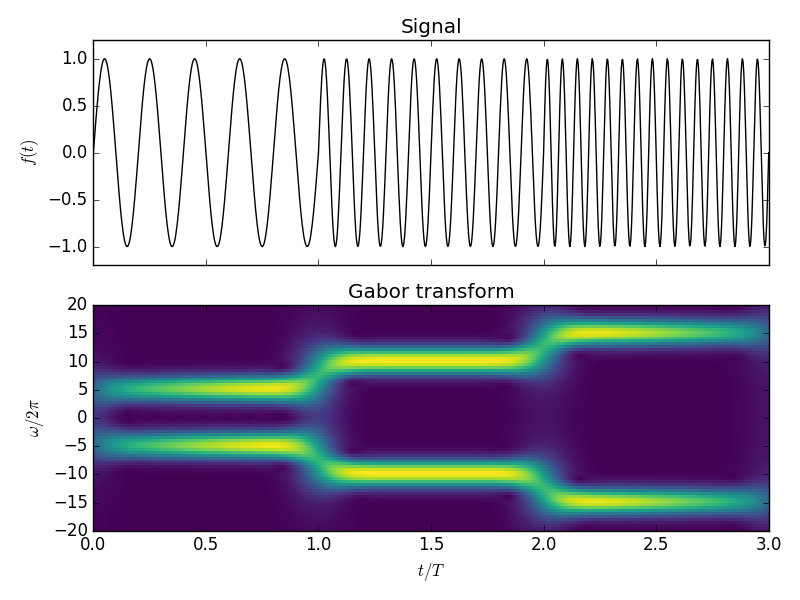

Write the Julia code that produced this figure.
using Gabor

using PyCall
using PyPlot

t = linspace(0,3,1000)
f = sin(5*ceil(t)*2π.*t)
freq,G = gabor(t, f, 0.1)

fig, axs = subplots(nrows=2,sharex="col")
subplot(axs[1])
plot(t,f, "k")
margins(0,0.1)
ylabel(L"$f(t)$")
title("Signal")

subplot(axs[2])
pcolormesh(t,freq,abs(G), rasterized="true",
           cmap = plt[:get_cmap]("viridis"))
ylim(-20,20)

xlabel(L"$t/T$")
ylabel(L"$\omega/2\pi$")
title("Gabor transform")

tight_layout()
savefig("simple.png", dpi=100)
